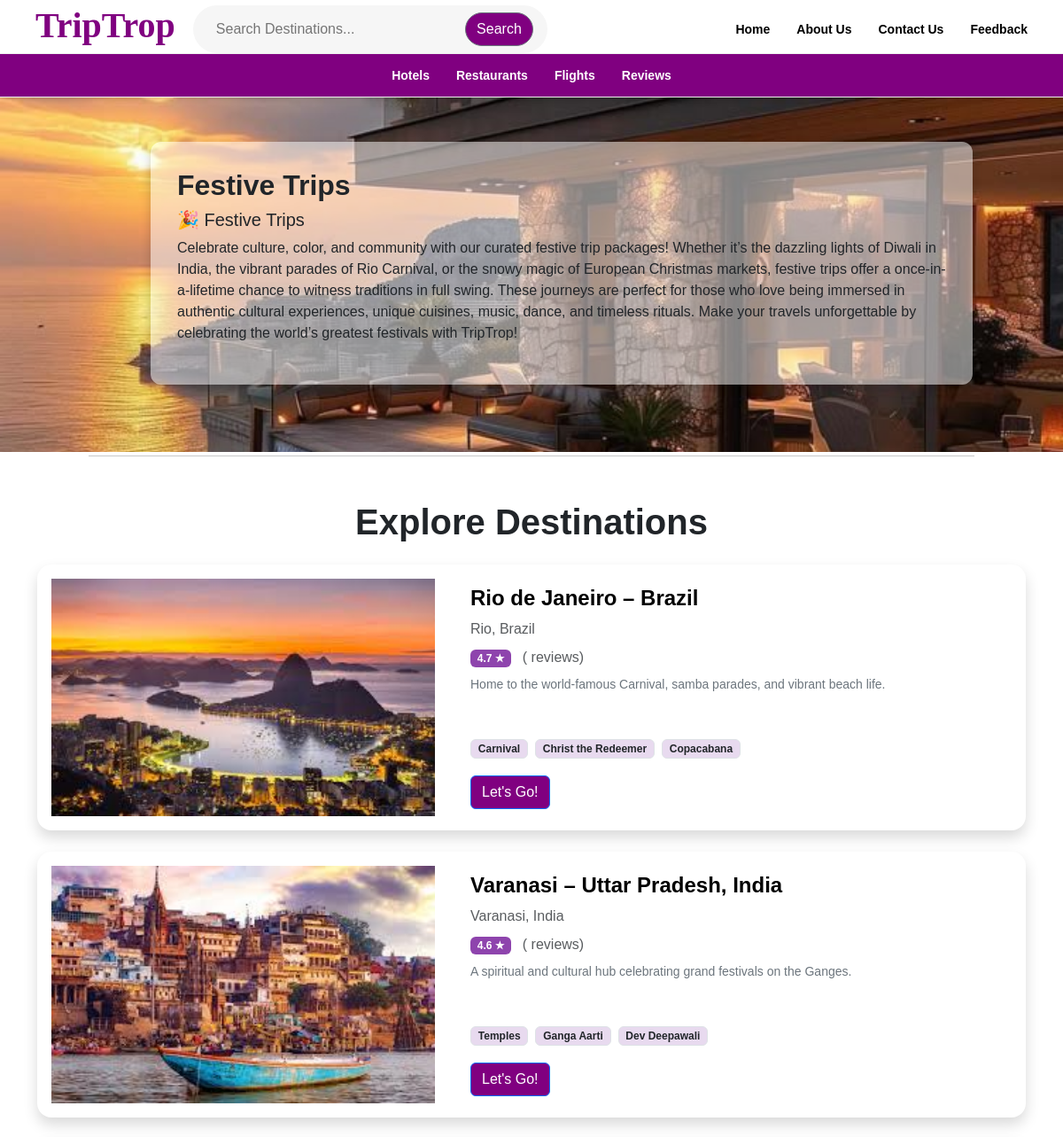
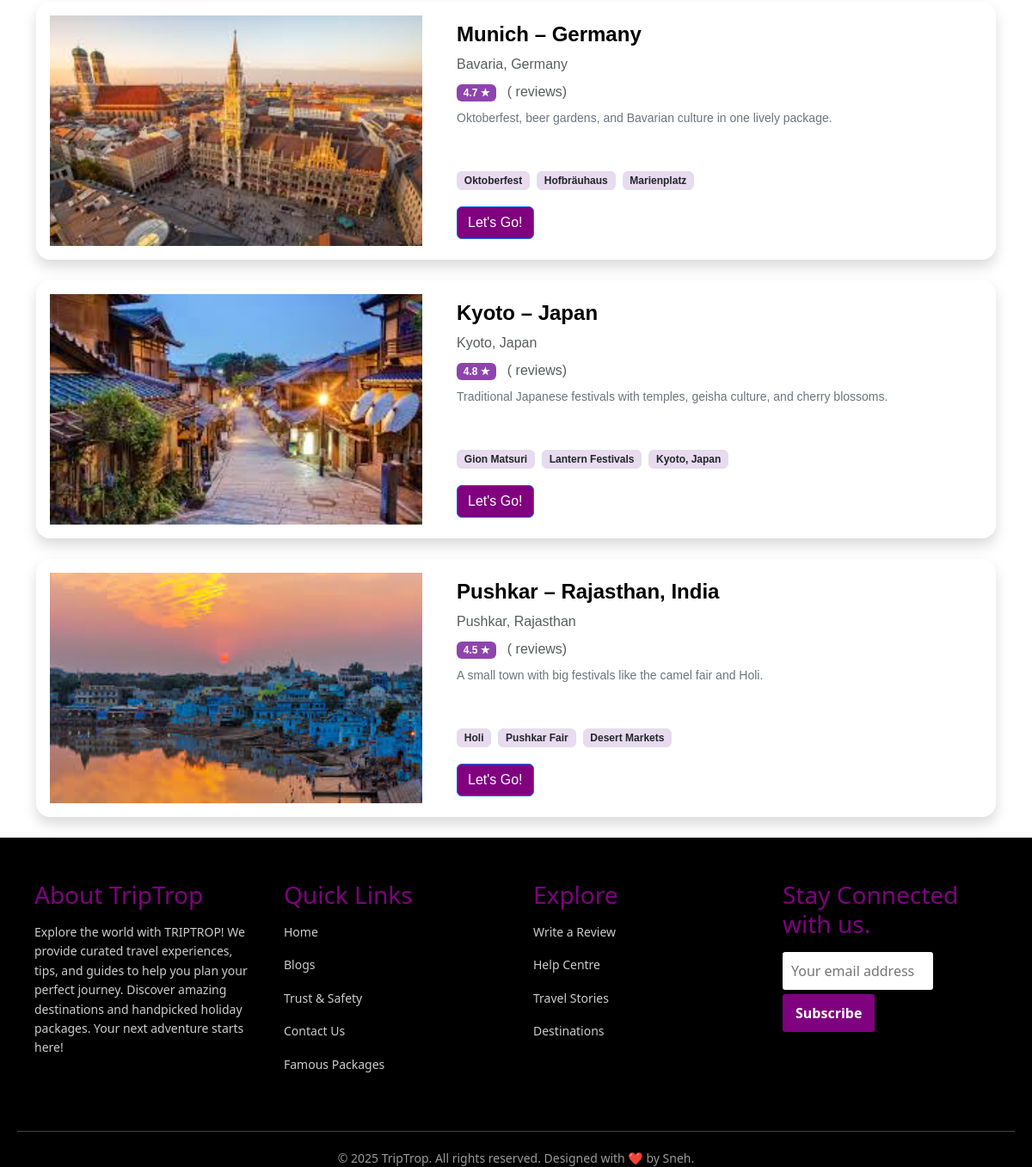
Page /festive/ on the committed database (2 pictures, top to bottom).
### myapp/models.py (models this page shows)
class Destination(models.Model):
    id = models.AutoField(primary_key=True)
    name = models.CharField(max_length=100)
    place = models.CharField(max_length=100, default="")
    rating = models.CharField(max_length=50)
    views = models.CharField(max_length=50)
    description = models.TextField()
    wow = models.TextField()
    woww = models.TextField()
    wowww = models.TextField()
    location = models.CharField(max_length=100)
    image = models.ImageField(upload_to='destinations/', blank=True, null=True)
    para = models.TextField(null=True)
    category = models.ForeignKey(Category, on_delete=models.SET_NULL, null=True)
    sub_category = models.ForeignKey(SubCategory, on_delete=models.SET_NULL, null=True)
    price = models.CharField(max_length=50, default='')
    def __str__(self):
        return self.name

### myapp/views.py (the view)
# urls.py: path('festive/', views.festive, name="festive"),
def festive(request):
    festive_categories = SubCategory.objects.filter(name__iexact='Festive Trips')
    print("Luxury Categories:", festive_categories)
    destinations = Destination.objects.filter(sub_category__in=festive_categories)
    print("Destinations:", destinations)
    return render(request, 'shop/festive.html', {
        'destinations': destinations,
        'sub_category': festive_categories,
    })

### myapp/models.py (called while the page is built)
    def __str__(self):
        return self.name

### myapp/templates/shop/festive.html (shortened to what this page needs)
{% extends 'shop/basic.html' %}
{% load static %}
{% block body %}
  <div class="hero-container">
  <div class="blur-background"></div>
  <div class="overlay-content">
    <div class="text-box">
      <h2><b>Festive Trips</b></h2>
      <h5>🎉 Festive Trips</h5>
      <p>
        Celebrate culture, color, and community with our curated festive trip packages! Whether it’s the dazzling lights of Diwali in India, the vibrant parades of Rio Carnival, or the snowy magic of European Christmas markets, festive trips offer a once-in-a-lifetime chance to witness traditions in full swing. These journeys are perfect for those who love being immersed in authentic cultural experiences, unique cuisines, music, dance, and timeless rituals. Make your travels unforgettable by celebrating the world’s greatest festivals with TripTrop!</p>
    </div>
  </div>
  <div> <hr style="margin: 50px 100px 50px 100px;"></div>
      <h1 style="text-align:center;"><b> Explore Destinations</b></h1>
{% for dest in destinations %}
<div class="container my-4">
  <div class="card shadow rounded-4 overflow-hidden border-0">
    <div class="row g-0">
      <div class="col-md-5 d-flex align-items-center">
        {% if dest.image %}
  <img src="{{ dest.image.url }}" class="img-fluid rounded-4 p-3" alt="Hotel Image" style="object-fit: cover; width: 100%; height: 300px;">
{% else %}
  <img src="{% static 'default.jpg' %}" class="img-fluid rounded-4 p-3" alt="Default Image" style="object-fit: cover; width: 100%; height: 300px;">
{% endif %}
      </div>
      <div class="col-md-7 p-4 d-flex flex-column justify-content-between">
        <div>
          <h4 class="fw-bold">{{ dest.place }}</h4>
          <p class="text-muted mb-2"> {{ dest.location }}</p>
          <div class="mb-2">
            <span class="badge" style="background-color: #8e44ad;">{{ dest.rating }} ★</span>
            <span class="ms-2 text-muted">({{ dest.reviews }} reviews)</span>
          </div>
          <p class="small text-secondary">{{ dest.description }}</p>
        </div>
        <div class="d-flex flex-wrap gap-2 mt-3">
          {% if dest.wow %}
          <span class="badge text-dark border" style="background-color:#e8daef;"> {{ dest.wow }}</span>
          {% endif %}
          {% if dest.woww %}
          <span class="badge text-dark border" style="background-color:#e8daef;"> {{ dest.woww }}</span>
          {% endif %}
          {% if dest.wowww %}
          <span class="badge text-dark border" style="background-color:#e8daef;"> {{ dest.wowww }}</span>
          {% endif %}
        </div>
<div>
          <a href="/booking/{{ dest.id }}" class="btn btn-primary" style="background-color:#800080; ">Let's Go!</a>
          </div>
      </div>
    </div>
  </div>
</div>
{% empty %}
  <p class="text-center text-muted">No destinations available at the moment.</p>
{% endfor %}
</div>
{% endblock %}

### rows in the picture
Destination: image (picture), place "Rio de Janeiro – Brazil", location "Rio, Brazil", rating "4.7", description "Home to the world-famous Carnival, samba parades, and vibrant beach life.", wow "Carnival", woww "Christ the Redeemer", wowww "Copacabana"
Destination: image (picture), place "Varanasi – Uttar Pradesh, India", location "Varanasi, India", rating "4.6", description "A spiritual and cultural hub celebrating grand festivals on the Ganges.", wow "Temples", woww "Ganga Aarti", wowww "Dev Deepawali"
Destination: image (picture), place "Munich – Germany", location "Bavaria, Germany", rating "4.7", description "Oktoberfest, beer gardens, and Bavarian culture in one lively package.", wow "Oktoberfest", woww "Hofbräuhaus", wowww "Marienplatz"
Destination: image (picture), place "Kyoto – Japan", location "Kyoto, Japan", rating "4.8", description "Traditional Japanese festivals with temples, geisha culture, and cherry blossoms.", wow "Gion Matsuri", woww "Lantern Festivals", wowww "Kyoto, Japan"
Destination: image (picture), place "Pushkar – Rajasthan, India", location "Pushkar, Rajasthan", rating "4.5", description "A small town with big festivals like the camel fair and Holi.", wow "Holi", woww "Pushkar Fair", wowww "Desert Markets"
